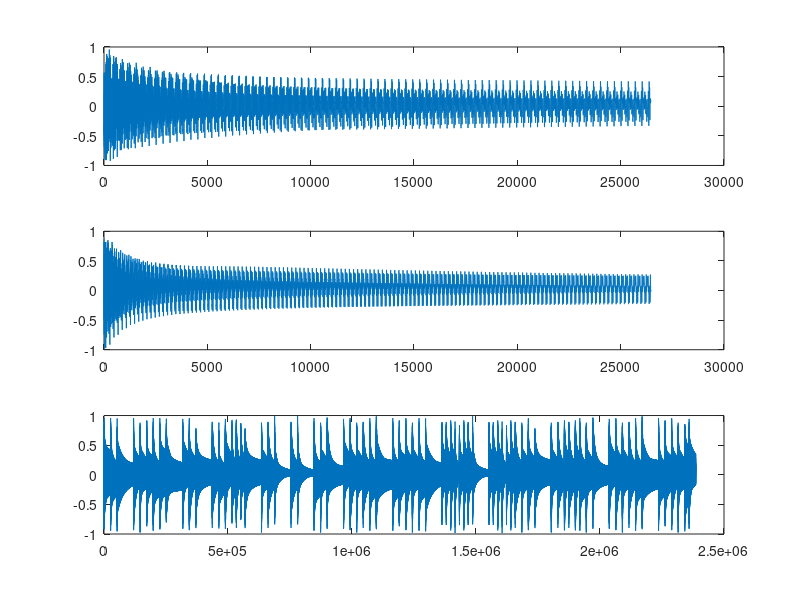

The MATLAB source for this figure: (Note: this script raises an error after producing the figure.)

Fs=44100;

m0=Fs*0.6;
m1=Fs*1.5;
m2=Fs*0.4;

x=1;

a=2;
a1=2;
a2=2;

FC4 = 261.63;
FD4 = 293.66;
FE4 = 329.63;
FF4 = 349.23;
FG4 = 392.00;
FA4 = 440.00;
FB4 = 493.88;

FC5 = 523.25;
FD5 = 587.33;
FE5 = 659.25;
FF5 = 698.46;
FG5 = 783.99;
FA5 = 880.00;
FB5 = 987.77;

PC4=zeros(1,m0);
PD4=zeros(1,m0);
PE4=zeros(1,m0);
PF4=zeros(1,m0);
PG4=zeros(1,m0);
PA4=zeros(1,m0);
PB4=zeros(1,m0);

PC5=zeros(1,m0);
PD5=zeros(1,m0);
PE5=zeros(1,m0);
PF5=zeros(1,m0);
PG5=zeros(1,m0);
PA5=zeros(1,m0);
PB5=zeros(1,m0);

P1C4=zeros(1,m1);
P1D4=zeros(1,m1);
P1E4=zeros(1,m1);
P1F4=zeros(1,m1);
P1G4=zeros(1,m1);
P1A4=zeros(1,m1);
P1B4=zeros(1,m1);

P1C5=zeros(1,m1);
P1D5=zeros(1,m1);
P1E5=zeros(1,m1);
P1F5=zeros(1,m1);
P1G5=zeros(1,m1);
P1A5=zeros(1,m1);
P1B5=zeros(1,m1);

P2C4=zeros(1,m2);
P2D4=zeros(1,m2);
P2E4=zeros(1,m2);
P2F4=zeros(1,m2);
P2G4=zeros(1,m2);
P2A4=zeros(1,m2);
P2B4=zeros(1,m2);

P2C5=zeros(1,m2);
P2D5=zeros(1,m2);
P2E5=zeros(1,m2);
P2F5=zeros(1,m2);
P2G5=zeros(1,m2);
P2A5=zeros(1,m2);
P2B5=zeros(1,m2);

n0=int32(Fs/FC4*2*x);
n1=int32(Fs/FD4*2*x);
n2=int32(Fs/FE4*2*x);
n3=int32(Fs/FF4*2*x);
n4=int32(Fs/FG4*2*x);
n5=int32(Fs/FA4*2*x);
n6=int32(Fs/FB4*2*x);
n7=int32(Fs/FC5*2*x);
n8=int32(Fs/FD5*2*x);
n9=int32(Fs/FE5*2*x);
n10=int32(Fs/FF5*2*x);
n11=int32(Fs/FG5*2*x);
n12=int32(Fs/FA5*2*x);
n13=int32(Fs/FB5*2*x);

b0=a*(rand(1,n0)-0.5);
b1=a*(rand(1,n1)-0.5);
b2=a*(rand(1,n2)-0.5);
b3=a*(rand(1,n3)-0.5);
b4=a*(rand(1,n4)-0.5);
b5=a*(rand(1,n5)-0.5);
b6=a*(rand(1,n6)-0.5);
b7=a*(rand(1,n0)-0.5);
b8=a*(rand(1,n1)-0.5);
b9=a*(rand(1,n2)-0.5);
b10=a*(rand(1,n3)-0.5);
b11=a*(rand(1,n4)-0.5);
b12=a*(rand(1,n5)-0.5);
b13=a*(rand(1,n6)-0.5);

b01=a1*(rand(1,n0)-0.5);
b112=a1*(rand(1,n1)-0.5);
b21=a1*(rand(1,n2)-0.5);
b31=a1*(rand(1,n3)-0.5);
b41=a1*(rand(1,n4)-0.5);
b51=a1*(rand(1,n5)-0.5);
b61=a1*(rand(1,n6)-0.5);
b71=a1*(rand(1,n0)-0.5);
b81=a1*(rand(1,n1)-0.5);
b91=a1*(rand(1,n2)-0.5);
b101=a1*(rand(1,n3)-0.5);
b111=a1*(rand(1,n4)-0.5);
b121=a1*(rand(1,n5)-0.5);
b131=a1*(rand(1,n6)-0.5);

b013=a2*(rand(1,n0)-0.5);
b114=a2*(rand(1,n1)-0.5);
b213=a2*(rand(1,n2)-0.5);
b313=a2*(rand(1,n3)-0.5);
b413=a2*(rand(1,n4)-0.5);
b513=a2*(rand(1,n5)-0.5);
b613=a2*(rand(1,n6)-0.5);
b713=a2*(rand(1,n0)-0.5);
b813=a2*(rand(1,n1)-0.5);
b913=a2*(rand(1,n2)-0.5);
b103=a2*(rand(1,n3)-0.5);
b113=a2*(rand(1,n4)-0.5);
b123=a2*(rand(1,n5)-0.5);
b133=a2*(rand(1,n6)-0.5);

for i=1:m0
    b0(mod(i-1,n0)+1)=0.5*((b0(mod(i-1,n0)+1))+ b0(mod(i,n0)+1));
    PC4(i)=b0(mod(i-1,n0)+1);
    
    b1(mod(i-1,n1)+1)=0.5*((b1(mod(i-1,n1)+1))+ b1(mod(i,n1)+1));
    PD4(i)=b1(mod(i-1,n1)+1);
    
    b2(mod(i-1,n2)+1)=0.5*((b2(mod(i-1,n2)+1))+ b2(mod(i,n2)+1));
    PE4(i)=b2(mod(i-1,n2)+1);
    
    b3(mod(i-1,n3)+1)=0.5*((b3(mod(i-1,n3)+1))+ b3(mod(i,n3)+1));
    PF4(i)=b3(mod(i-1,n3)+1);
    
    b4(mod(i-1,n4)+1)=0.5*((b4(mod(i-1,n4)+1))+ b4(mod(i,n4)+1));
    PG4(i)=b4(mod(i-1,n4)+1);
    
    b5(mod(i-1,n5)+1)=0.5*((b5(mod(i-1,n5)+1))+ b5(mod(i,n5)+1));
    PA4(i)=b5(mod(i-1,n5)+1);
    
    b6(mod(i-1,n6)+1)=0.5*((b6(mod(i-1,n6)+1))+ b6(mod(i,n6)+1));
    PB4(i)=b6(mod(i-1,n6)+1);
    
    b7(mod(i-1,n7)+1)=0.5*((b7(mod(i-1,n7)+1))+ b7(mod(i,n7)+1));
    PC5(i)=b7(mod(i-1,n7)+1);
    
    b8(mod(i-1,n8)+1)=0.5*((b8(mod(i-1,n8)+1))+ b8(mod(i,n8)+1));
    PD5(i)=b8(mod(i-1,n8)+1);
    
    b9(mod(i-1,n9)+1)=0.5*((b9(mod(i-1,n9)+1))+ b9(mod(i,n9)+1));
    PE5(i)=b9(mod(i-1,n9)+1);
    
    b10(mod(i-1,n10)+1)=0.5*((b10(mod(i-1,n10)+1))+ b10(mod(i,n10)+1));
    PF5(i)=b10(mod(i-1,n10)+1);
    
    b11(mod(i-1,n11)+1)=0.5*((b11(mod(i-1,n11)+1))+ b11(mod(i,n11)+1));
    PG5(i)=b11(mod(i-1,n11)+1);
    
    b12(mod(i-1,n12)+1)=0.5*((b12(mod(i-1,n12)+1))+ b12(mod(i,n12)+1));
    PA5(i)=b12(mod(i-1,n12)+1);
    
    b13(mod(i-1,n13)+1)=0.5*((b13(mod(i-1,n13)+1))+ b13(mod(i,n13)+1));
    PB5(i)=b13(mod(i-1,n13)+1);
end

for i=1:m1
    b01(mod(i-1,n0)+1)=0.5*((b01(mod(i-1,n0)+1))+ b01(mod(i,n0)+1));
    P1C4(i)=b01(mod(i-1,n0)+1);
    
    b112(mod(i-1,n1)+1)=0.5*((b112(mod(i-1,n1)+1))+ b112(mod(i,n1)+1));
    P1D4(i)=b112(mod(i-1,n1)+1);
    
    b21(mod(i-1,n2)+1)=0.5*((b21(mod(i-1,n2)+1))+ b21(mod(i,n2)+1));
    P1E4(i)=b21(mod(i-1,n2)+1);
    
    b31(mod(i-1,n3)+1)=0.5*((b31(mod(i-1,n3)+1))+ b31(mod(i,n3)+1));
    P1F4(i)=b31(mod(i-1,n3)+1);
    
    b41(mod(i-1,n4)+1)=0.5*((b41(mod(i-1,n4)+1))+ b41(mod(i,n4)+1));
    P1G4(i)=b41(mod(i-1,n4)+1);
    
    b51(mod(i-1,n5)+1)=0.5*((b51(mod(i-1,n5)+1))+ b51(mod(i,n5)+1));
    P1A4(i)=b51(mod(i-1,n5)+1);
    
    b61(mod(i-1,n6)+1)=0.5*((b61(mod(i-1,n6)+1))+ b61(mod(i,n6)+1));
    P1B4(i)=b61(mod(i-1,n6)+1);
    
    b71(mod(i-1,n7)+1)=0.5*((b71(mod(i-1,n7)+1))+ b71(mod(i,n7)+1));
    P1C5(i)=b71(mod(i-1,n7)+1);
    
    b81(mod(i-1,n8)+1)=0.5*((b81(mod(i-1,n8)+1))+ b81(mod(i,n8)+1));
    P1D5(i)=b81(mod(i-1,n8)+1);
    
    b91(mod(i-1,n9)+1)=0.5*((b91(mod(i-1,n9)+1))+ b91(mod(i,n9)+1));
    P1E5(i)=b91(mod(i-1,n9)+1);
    
    b101(mod(i-1,n10)+1)=0.5*((b101(mod(i-1,n10)+1))+ b101(mod(i,n10)+1));
    P1F5(i)=b101(mod(i-1,n10)+1);
    
    b111(mod(i-1,n11)+1)=0.5*((b111(mod(i-1,n11)+1))+ b111(mod(i,n11)+1));
    P1G5(i)=b111(mod(i-1,n11)+1);
    
    b121(mod(i-1,n12)+1)=0.5*((b121(mod(i-1,n12)+1))+ b121(mod(i,n12)+1));
    P1A5(i)=b121(mod(i-1,n12)+1);
    
    b131(mod(i-1,n13)+1)=0.5*((b131(mod(i-1,n13)+1))+ b131(mod(i,n13)+1));
    P1B5(i)=b131(mod(i-1,n13)+1);
end

for i=1:m2
    b013(mod(i-1,n0)+1)=0.5*((b013(mod(i-1,n0)+1))+ b013(mod(i,n0)+1));
    P2C4(i)=b013(mod(i-1,n0)+1);
    
    b114(mod(i-1,n1)+1)=0.5*((b114(mod(i-1,n1)+1))+ b114(mod(i,n1)+1));
    P2D4(i)=b114(mod(i-1,n1)+1);
    
    b213(mod(i-1,n2)+1)=0.5*((b213(mod(i-1,n2)+1))+ b213(mod(i,n2)+1));
    P2E4(i)=b213(mod(i-1,n2)+1);
    
    b313(mod(i-1,n3)+1)=0.5*((b313(mod(i-1,n3)+1))+ b313(mod(i,n3)+1));
    P2F4(i)=b313(mod(i-1,n3)+1);
    
    b413(mod(i-1,n4)+1)=0.5*((b413(mod(i-1,n4)+1))+ b413(mod(i,n4)+1));
    P2G4(i)=b413(mod(i-1,n4)+1);
    
    b513(mod(i-1,n5)+1)=0.5*((b513(mod(i-1,n5)+1))+ b513(mod(i,n5)+1));
    P2A4(i)=b513(mod(i-1,n5)+1);
    
    b613(mod(i-1,n6)+1)=0.5*((b613(mod(i-1,n6)+1))+ b613(mod(i,n6)+1));
    P2B4(i)=b613(mod(i-1,n6)+1);
    
    b713(mod(i-1,n7)+1)=0.5*((b713(mod(i-1,n7)+1))+ b713(mod(i,n7)+1));
    P2C5(i)=b713(mod(i-1,n7)+1);
    
    b813(mod(i-1,n8)+1)=0.5*((b813(mod(i-1,n8)+1))+ b813(mod(i,n8)+1));
    P2D5(i)=b813(mod(i-1,n8)+1);
    
    b913(mod(i-1,n9)+1)=0.5*((b913(mod(i-1,n9)+1))+ b913(mod(i,n9)+1));
    P2E5(i)=b913(mod(i-1,n9)+1);
    
    b103(mod(i-1,n10)+1)=0.5*((b103(mod(i-1,n10)+1))+ b103(mod(i,n10)+1));
    P2F5(i)=b103(mod(i-1,n10)+1);
    
    b113(mod(i-1,n11)+1)=0.5*((b113(mod(i-1,n11)+1))+ b113(mod(i,n11)+1));
    P2G5(i)=b113(mod(i-1,n11)+1);
    
    b123(mod(i-1,n12)+1)=0.5*((b123(mod(i-1,n12)+1))+ b123(mod(i,n12)+1));
    P2A5(i)=b123(mod(i-1,n12)+1);
    
    b133(mod(i-1,n13)+1)=0.5*((b133(mod(i-1,n13)+1))+ b133(mod(i,n13)+1));
    P2B5(i)=b133(mod(i-1,n13)+1);
end

y= [PC4 PD4 P1F4 PG4 PA4 PE4 PD4 PC4 P1D4 PF4 PG4 P1A4 PC5 PD5 PF4...
   P2G4 P2A4 P2B4 P1A4 PA4 PC5 P1D5 PC5 P1D5 PD4 PA4 P1G4 PF4 PG4 PA4...
   PC5 PD4 P1C4 PD4 PE4 PG4 PA4 PD4 P1F4 P2C5 P2C5 P2D5 P2F5 P2E5 P2D5...
   P2C5 P1D5 P2C5 P2C5 P2D5 P2F5 P2E5 P2D5 PC5 PA4 PG4 P1A4 PA4 PC5 P2D5...
   PC5 P2D5 PD4 PA4 P1G4 PF4 PG4 PA4 PC5 PD4 P1C4 PD4 PE4 PG4 PA4 P2D4 PF4];

subplot(3,1,1);
plot(PC4);
subplot(3,1,2);
plot(PA4);
subplot(3,1,3);
plot(y);
player=audioplayer(y,Fs);
play(player);

